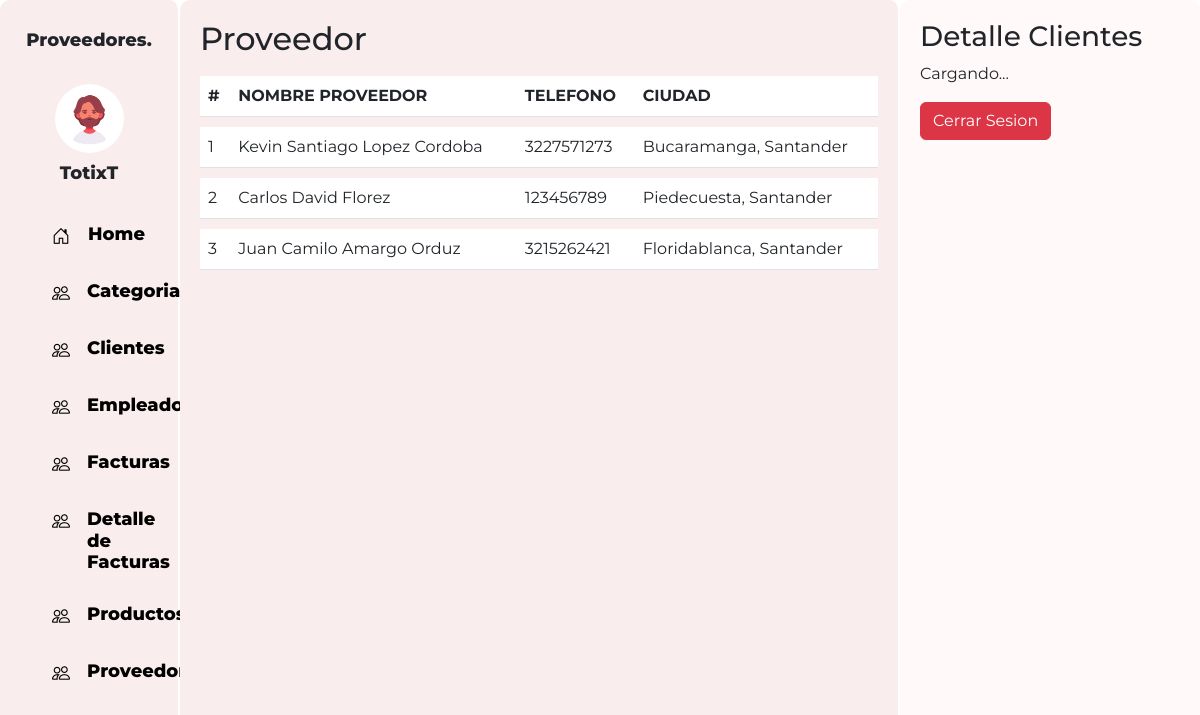
/Proveedores2/proveedores.php (signed in), run on the app's committed database.
### tables this page shows
CREATE TABLE `proveedor` (
  `Proveedor_ID` int PRIMARY KEY AUTO_INCREMENT NOT NULL,
  `Proveedor_Nombre` varchar(60) NOT NULL,
  `Telefono` bigint NOT NULL,
  `Ciudad` varchar(60) NOT NULL
);

### Proveedores2/proveedor.php (called while the page is built, shortened)
<?php
    class Proveedor{
        protected $dbCnx;
        public function __construct($Proveedor_ID=0,$Proveedor_Nombre="",$Telefono=0,$Ciudad=""){
            $this->dbCnx = new PDO(DB_TYPE . ":host=" . DB_HOST . ";dbname=" . DB_NAME, DB_USER, DB_PWD, [PDO::ATTR_DEFAULT_FETCH_MODE => PDO::FETCH_ASSOC]);
        }
        public function selectAll(){
                try {
                 $stm = $this->dbCnx->prepare("SELECT * FROM proveedor");
                 $stm->execute();
                 return $stm->fetchAll();
            } catch (Exception $e) {
                $e -> getMessage();
            }
        }
    }
?>

### Proveedores2/proveedores.php (the view, shortened to what this page needs)
<?php
  require_once("proveedor.php");
  $data = new Proveedor();
  $all = $data->selectAll();
?>
<!DOCTYPE html>
<html>
<head>
  <link rel="stylesheet" href="https://cdn.jsdelivr.net/npm/bootstrap-icons@1.10.5/font/bootstrap-icons.css">
  <link href="https://cdn.jsdelivr.net/npm/bootstrap@5.3.0-alpha3/dist/css/bootstrap.min.css" rel="stylesheet"
>
  <link rel="stylesheet" type="text/css" href="../css/estudiantes.css">
</head>
<body>
  <div class="contenedor">
    <div class="parte-izquierda">
      <div class="perfil">
        <h3 style="margin-bottom: 2rem;">Proveedores.</h3>
        <img src="../images/Diseño sin título.png" alt="" class="imagenPerfil">
        <h3><?php echo $_SESSION['Username']?></h3>
      </div>
      <div class="menus">
        <a href="../Home2/home.php" style="display: flex;gap:2px;">
          <i class="bi bi-house-door"> </i>
          <h3 style="margin: 0px;font-weight: 800;">Home</h3>
        </a>
        <a href="../Categorias2/categorias.php" style="display: flex;gap:1px;">
          <i class="bi bi-people"></i>
          <h3 style="margin: 0px;font-weight: 800;">Categorias</h3>
        </a>
        <a href="../Clientes2/clientes.php" style="display: flex;gap:1px;">
          <i class="bi bi-people"></i>
          <h3 style="margin: 0px;font-weight: 800;">Clientes</h3>
        </a>
        <a href="../Empleados2/empleados.php" style="display: flex;gap:1px;">
          <i class="bi bi-people"></i>
          <h3 style="margin: 0px;font-weight: 800;">Empleados</h3>
        </a>
        <a href="../Facturas2/facturas.php" style="display: flex;gap:1px;">
          <i class="bi bi-people"></i>
          <h3 style="margin: 0px;font-weight: 800;">Facturas</h3>
        </a>
        <a href="../Detalles2/detalles.php" style="display: flex;gap:1px;">
          <i class="bi bi-people"></i>
          <h3 style="margin: 0px;font-weight: 800;">Detalle de Facturas</h3>
        </a>
        <a href="../Productos2/productos.php" style="display: flex;gap:1px;">
          <i class="bi bi-people"></i>
          <h3 style="margin: 0px;font-weight: 800;">Productos</h3>
        </a>
        <a href="../Proveedores2/proveedores.php" style="display: flex;gap:1px;">
          <i class="bi bi-people"></i>
          <h3 style="margin: 0px;font-weight: 800;">Proveedores</h3>
        </a>
      </div>
    </div>
    <div class="parte-media">
      <div style="display: flex; justify-content: space-between;">
        <h2>Proveedor</h2>
      </div>
      <div class="menuTabla contenedor2">
        <table class="table table-custom ">
          <thead>
            <tr>
              <th scope="col">#</th>
              <th scope="col">NOMBRE PROVEEDOR</th>
              <th scope="col">TELEFONO</th>
              <th scope="col">CIUDAD</th>
            </tr>
          </thead>
          <tbody class="" id="tabla">
            <?php
            foreach($all as $key=> $val){
            ?>
            <tr>
              <td><?php echo $val['Proveedor_ID'] ?></td>
              <td><?php echo $val['Proveedor_Nombre'] ?></td>
              <td><?php echo $val['Telefono'] ?></td>
              <td><?php echo $val['Ciudad'] ?></td>
            </tr>
          </tbody>
        <?php
            }
            ?>
        </table>
      </div>
    </div>
    <div class="parte-derecho " id="detalles">
      <h3>Detalle Clientes</h3>
      <p>Cargando...</p>
      <form method="POST">
        <input class="btn btn-danger" type="submit" name="LogOut" id="LogOut" value="Cerrar Sesion">
      </form>
    </div>
</body>
</html>

### css/estudiantes.css (style rules this page uses)
body { font-family: 'Montserrat', sans-serif; height: 100%; overflow: hidden; }
.contenedor { display: flex; flex-direction: row; height: 100vh; margin: 0; }
.contenedor2 { overflow: auto; height: calc(100vh - 100px); }
.parte-media { background-color: #faeded; width: 60%; padding: 20px; border-radius: 10px; border-right: 2px solid rgb(255, 255, 255); }
.parte-derecho { background-color: #fff9f9; width: 25%; padding: 20px; border-radius: 10px; }
.imagenPerfil { border-radius: 100%; width: 50%; height: 50%; }
.perfil { display: flex; justify-content: center; align-items: center; flex-direction: column; font-size:large; font-weight: 800; }
.perfil h3 { font-size:large; font-weight: 800; margin-top: 10px; }
a { text-decoration: none; font-weight: lighter; color: black; }
.menus { padding-left: 2rem; margin-top: 2rem; display: flex; flex-direction: column; justify-content: center; gap: 30px; }
.menus h3 { font-weight: lighter; font-size:large }
i { margin-right: 1rem; font-size: large; }
.table>tbody { vertical-align: sub !important; }
.table-custom { border-collapse: separate; border-spacing: 0 10px; }
.table-custom tbody tr { background-color: #f0f0f0; border-radius: 15px; }
.parte-izquierda { background-color: #faeded; width: 15%; border-right: 2px solid rgb(255, 255, 255); padding: 20px; border-radius: 10px; }

### data on the page
proveedor: Proveedor_ID "1", Proveedor_Nombre "Kevin Santiago Lopez Cordoba", Telefono "3227571273", Ciudad "Bucaramanga, Santander"
proveedor: Proveedor_ID "2", Proveedor_Nombre "Carlos David Florez", Telefono "123456789", Ciudad "Piedecuesta, Santander"
proveedor: Proveedor_ID "3", Proveedor_Nombre "Juan Camilo Amargo Orduz", Telefono "3215262421", Ciudad "Floridablanca, Santander"

### other printed values
$_SESSION['Username'] "TotixT"
